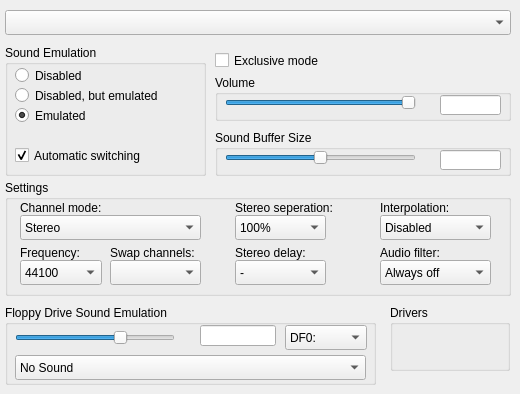
      <widget class="QWidget" name="tab_host_sound">
       <attribute name="title">
        <string>Sound</string>
       </attribute>
       <widget class="QComboBox" name="IDC_SOUNDCARDLIST">
        <property name="geometry">
         <rect>
          <x>5</x>
          <y>10</y>
          <width>506</width>
          <height>25</height>
         </rect>
        </property>
       </widget>
       <widget class="QGroupBox" name="groupBox_24">
        <property name="geometry">
         <rect>
          <x>5</x>
          <y>45</y>
          <width>201</width>
          <height>131</height>
         </rect>
        </property>
        <property name="title">
         <string>Sound Emulation</string>
        </property>
        <widget class="QRadioButton" name="IDC_SOUND0">
         <property name="geometry">
          <rect>
           <x>10</x>
           <y>20</y>
           <width>97</width>
           <height>21</height>
          </rect>
         </property>
         <property name="text">
          <string>Disabled</string>
         </property>
        </widget>
        <widget class="QRadioButton" name="IDC_SOUND1">
         <property name="geometry">
          <rect>
           <x>10</x>
           <y>40</y>
           <width>186</width>
           <height>21</height>
          </rect>
         </property>
         <property name="text">
          <string>Disabled, but emulated</string>
         </property>
        </widget>
        <widget class="QRadioButton" name="IDC_SOUND2">
         <property name="geometry">
          <rect>
           <x>10</x>
           <y>60</y>
           <width>97</width>
           <height>21</height>
          </rect>
         </property>
         <property name="text">
          <string>Emulated</string>
         </property>
         <property name="checked">
          <bool>true</bool>
         </property>
        </widget>
        <widget class="QCheckBox" name="IDC_SOUND_AUTO">
         <property name="geometry">
          <rect>
           <x>10</x>
           <y>100</y>
           <width>171</width>
           <height>21</height>
          </rect>
         </property>
         <property name="text">
          <string>Automatic switching</string>
         </property>
         <property name="checked">
          <bool>true</bool>
         </property>
        </widget>
       </widget>
       <widget class="QGroupBox" name="groupBox_25">
        <property name="geometry">
         <rect>
          <x>215</x>
          <y>75</y>
          <width>296</width>
          <height>46</height>
         </rect>
        </property>
        <property name="title">
         <string>Volume</string>
        </property>
        <widget class="QSlider" name="IDC_SOUNDVOLUME">
         <property name="geometry">
          <rect>
           <x>10</x>
           <y>20</y>
           <width>191</width>
           <height>16</height>
          </rect>
         </property>
         <property name="sliderPosition">
          <number>99</number>
         </property>
         <property name="orientation">
          <enum>Qt::Horizontal</enum>
         </property>
        </widget>
        <widget class="QLineEdit" name="IDC_SOUNDVOLUME2">
         <property name="geometry">
          <rect>
           <x>225</x>
           <y>20</y>
           <width>61</width>
           <height>20</height>
          </rect>
         </property>
        </widget>
       </widget>
       <widget class="QGroupBox" name="groupBox_26">
        <property name="geometry">
         <rect>
          <x>215</x>
          <y>130</y>
          <width>296</width>
          <height>46</height>
         </rect>
        </property>
        <property name="title">
         <string>Sound Buffer Size</string>
        </property>
        <widget class="QSlider" name="horizontalSlider_3">
         <property name="geometry">
          <rect>
           <x>10</x>
           <y>20</y>
           <width>191</width>
           <height>16</height>
          </rect>
         </property>
         <property name="minimum">
          <number>1</number>
         </property>
         <property name="maximum">
          <number>7</number>
         </property>
         <property name="sliderPosition">
          <number>4</number>
         </property>
         <property name="orientation">
          <enum>Qt::Horizontal</enum>
         </property>
        </widget>
        <widget class="QLineEdit" name="IDC_SOUNDBUFFERTEXT">
         <property name="geometry">
          <rect>
           <x>225</x>
           <y>20</y>
           <width>61</width>
           <height>20</height>
          </rect>
         </property>
        </widget>
       </widget>
       <widget class="QCheckBox" name="IDC_SOUND_EXCLUSIVE">
        <property name="geometry">
         <rect>
          <x>215</x>
          <y>50</y>
          <width>141</width>
          <height>21</height>
         </rect>
        </property>
        <property name="text">
         <string>Exclusive mode</string>
        </property>
       </widget>
       <widget class="QGroupBox" name="groupBox_27">
        <property name="geometry">
         <rect>
          <x>5</x>
          <y>180</y>
          <width>506</width>
          <height>116</height>
         </rect>
        </property>
        <property name="title">
         <string>Settings</string>
        </property>
        <widget class="QLabel" name="label_sndchan">
         <property name="geometry">
          <rect>
           <x>15</x>
           <y>20</y>
           <width>101</width>
           <height>16</height>
          </rect>
         </property>
         <property name="text">
          <string>Channel mode:</string>
         </property>
        </widget>
        <widget class="QComboBox" name="IDC_SOUNDSTEREO">
         <property name="geometry">
          <rect>
           <x>15</x>
           <y>35</y>
           <width>181</width>
           <height>25</height>
          </rect>
         </property>
         <property name="currentIndex">
          <number>1</number>
         </property>
         <item>
          <property name="text">
           <string>Mono</string>
          </property>
         </item>
         <item>
          <property name="text">
           <string>Stereo</string>
          </property>
         </item>
        </widget>
        <widget class="QLabel" name="label_sndfreq">
         <property name="geometry">
          <rect>
           <x>15</x>
           <y>65</y>
           <width>76</width>
           <height>16</height>
          </rect>
         </property>
         <property name="text">
          <string>Frequency:</string>
         </property>
        </widget>
        <widget class="QComboBox" name="IDC_SOUNDFREQ">
         <property name="geometry">
          <rect>
           <x>15</x>
           <y>80</y>
           <width>82</width>
           <height>25</height>
          </rect>
         </property>
         <property name="currentIndex">
          <number>4</number>
         </property>
         <item>
          <property name="text">
           <string>11025</string>
          </property>
         </item>
         <item>
          <property name="text">
           <string>15000</string>
          </property>
         </item>
         <item>
          <property name="text">
           <string>22050</string>
          </property>
         </item>
         <item>
          <property name="text">
           <string>32000</string>
          </property>
         </item>
         <item>
          <property name="text">
           <string>44100</string>
          </property>
         </item>
         <item>
          <property name="text">
           <string>48000</string>
          </property>
         </item>
        </widget>
        <widget class="QLabel" name="label_sndswap">
         <property name="geometry">
          <rect>
           <x>105</x>
           <y>65</y>
           <width>101</width>
           <height>16</height>
          </rect>
         </property>
         <property name="text">
          <string>Swap channels:</string>
         </property>
        </widget>
        <widget class="QComboBox" name="IDC_SOUNDSWAP">
         <property name="geometry">
          <rect>
           <x>105</x>
           <y>80</y>
           <width>91</width>
           <height>25</height>
          </rect>
         </property>
        </widget>
        <widget class="QLabel" name="label_sndstsep">
         <property name="geometry">
          <rect>
           <x>230</x>
           <y>20</y>
           <width>121</width>
           <height>16</height>
          </rect>
         </property>
         <property name="text">
          <string>Stereo seperation:</string>
         </property>
        </widget>
        <widget class="QComboBox" name="IDC_SOUNDSTEREOSEP">
         <property name="geometry">
          <rect>
           <x>230</x>
           <y>35</y>
           <width>91</width>
           <height>25</height>
          </rect>
         </property>
         <item>
          <property name="text">
           <string>100%</string>
          </property>
         </item>
         <item>
          <property name="text">
           <string>90%</string>
          </property>
         </item>
         <item>
          <property name="text">
           <string>80%</string>
          </property>
         </item>
         <item>
          <property name="text">
           <string>70%</string>
          </property>
         </item>
         <item>
          <property name="text">
           <string>60%</string>
          </property>
         </item>
         <item>
          <property name="text">
           <string>50%</string>
          </property>
         </item>
         <item>
          <property name="text">
           <string>40%</string>
          </property>
         </item>
         <item>
          <property name="text">
           <string>30%</string>
          </property>
         </item>
         <item>
          <property name="text">
           <string>20%</string>
          </property>
         </item>
         <item>
          <property name="text">
           <string>10%</string>
          </property>
         </item>
         <item>
          <property name="text">
           <string>0%</string>
          </property>
         </item>
        </widget>
        <widget class="QLabel" name="label_snddelay">
         <property name="geometry">
          <rect>
           <x>230</x>
           <y>65</y>
           <width>101</width>
           <height>16</height>
          </rect>
         </property>
         <property name="text">
          <string>Stereo delay:</string>
         </property>
        </widget>
        <widget class="QComboBox" name="IDC_SOUNDSTEREOMIX">
         <property name="geometry">
          <rect>
           <x>230</x>
           <y>80</y>
           <width>91</width>
           <height>25</height>
          </rect>
         </property>
         <item>
          <property name="text">
           <string>-</string>
          </property>
         </item>
         <item>
          <property name="text">
           <string>1</string>
          </property>
         </item>
         <item>
          <property name="text">
           <string>2</string>
          </property>
         </item>
         <item>
          <property name="text">
           <string>3</string>
          </property>
         </item>
         <item>
          <property name="text">
           <string>4</string>
          </property>
         </item>
         <item>
          <property name="text">
           <string>5</string>
          </property>
         </item>
         <item>
          <property name="text">
           <string>6</string>
          </property>
         </item>
         <item>
          <property name="text">
           <string>7</string>
          </property>
         </item>
         <item>
          <property name="text">
           <string>8</string>
          </property>
         </item>
         <item>
          <property name="text">
           <string>9</string>
          </property>
         </item>
         <item>
          <property name="text">
           <string>10</string>
          </property>
         </item>
        </widget>
        <widget class="QComboBox" name="IDC_SOUNDFILTER">
         <property name="geometry">
          <rect>
           <x>375</x>
           <y>80</y>
           <width>111</width>
           <height>25</height>
          </rect>
         </property>
         <item>
          <property name="text">
           <string>Always off</string>
          </property>
         </item>
         <item>
          <property name="text">
           <string>Emulated (A500)</string>
          </property>
         </item>
         <item>
          <property name="text">
           <string>Emulated (A1200)</string>
          </property>
         </item>
         <item>
          <property name="text">
           <string>Always on (A500)</string>
          </property>
         </item>
         <item>
          <property name="text">
           <string>Always on (A1200)</string>
          </property>
         </item>
        </widget>
        <widget class="QLabel" name="label_sndfilter">
         <property name="geometry">
          <rect>
           <x>375</x>
           <y>65</y>
           <width>101</width>
           <height>16</height>
          </rect>
         </property>
         <property name="text">
          <string>Audio filter:</string>
         </property>
        </widget>
        <widget class="QLabel" name="label_sndinter">
         <property name="geometry">
          <rect>
           <x>375</x>
           <y>20</y>
           <width>101</width>
           <height>16</height>
          </rect>
         </property>
         <property name="text">
          <string>Interpolation:</string>
         </property>
        </widget>
        <widget class="QComboBox" name="IDC_SOUNDINTERPOLATION">
         <property name="geometry">
          <rect>
           <x>375</x>
           <y>35</y>
           <width>111</width>
           <height>25</height>
          </rect>
         </property>
         <item>
          <property name="text">
           <string>Disabled</string>
          </property>
         </item>
         <item>
          <property name="text">
           <string>Anti</string>
          </property>
         </item>
         <item>
          <property name="text">
           <string>Sinc</string>
          </property>
         </item>
         <item>
          <property name="text">
           <string>RH</string>
          </property>
         </item>
         <item>
          <property name="text">
           <string>Crux</string>
          </property>
         </item>
        </widget>
       </widget>
       <widget class="QGroupBox" name="groupBox_28">
        <property name="geometry">
         <rect>
          <x>5</x>
          <y>305</y>
          <width>371</width>
          <height>80</height>
         </rect>
        </property>
        <property name="title">
         <string>Floppy Drive Sound Emulation</string>
        </property>
        <widget class="QComboBox" name="IDC_SOUNDDRIVESELECT">
         <property name="geometry">
          <rect>
           <x>10</x>
           <y>50</y>
           <width>351</width>
           <height>25</height>
          </rect>
         </property>
         <item>
          <property name="text">
           <string>No Sound</string>
          </property>
         </item>
         <item>
          <property name="text">
           <string>A500 (PUAE built-in)</string>
          </property>
         </item>
        </widget>
        <widget class="QSlider" name="IDC_SOUNDDRIVEVOLUME">
         <property name="geometry">
          <rect>
           <x>10</x>
           <y>25</y>
           <width>160</width>
           <height>16</height>
          </rect>
         </property>
         <property name="sliderPosition">
          <number>67</number>
         </property>
         <property name="orientation">
          <enum>Qt::Horizontal</enum>
         </property>
        </widget>
        <widget class="QLineEdit" name="IDC_SOUNDDRIVEVOLUME2">
         <property name="geometry">
          <rect>
           <x>195</x>
           <y>20</y>
           <width>76</width>
           <height>21</height>
          </rect>
         </property>
        </widget>
        <widget class="QComboBox" name="IDC_SOUNDDRIVE">
         <property name="geometry">
          <rect>
           <x>280</x>
           <y>20</y>
           <width>82</width>
           <height>25</height>
          </rect>
         </property>
         <item>
          <property name="text">
           <string>DF0:</string>
          </property>
         </item>
         <item>
          <property name="text">
           <string>DF1:</string>
          </property>
         </item>
         <item>
          <property name="text">
           <string>DF2:</string>
          </property>
         </item>
         <item>
          <property name="text">
           <string>DF3:</string>
          </property>
         </item>
        </widget>
       </widget>
       <widget class="QGroupBox" name="groupBox_29">
        <property name="geometry">
         <rect>
          <x>390</x>
          <y>305</y>
          <width>120</width>
          <height>66</height>
         </rect>
        </property>
        <property name="title">
         <string>Drivers</string>
        </property>
       </widget>
      </widget>
